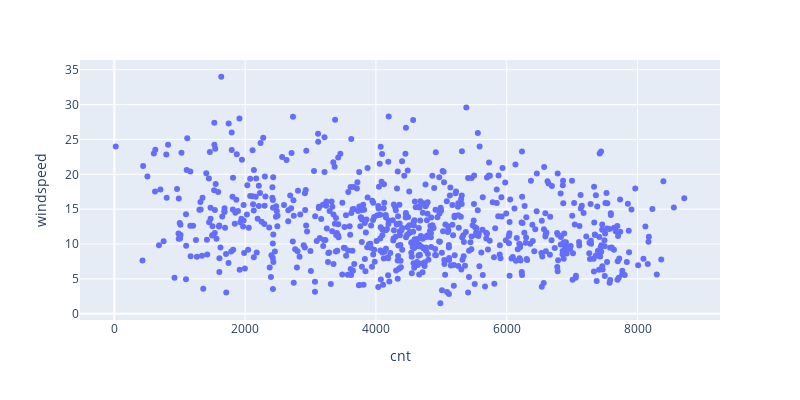

Notebook cell for this chart:
### Code cell
fig = px.scatter(bike, x="cnt", y="windspeed",
                 width=800, height=400)
fig.show()

### Figure 1 — Plotly figure (JSON) as saved in the notebook; plotly's stock layout.template omitted (floating-point values rounded to 4 significant figures; data arrays with more than 128 entries replaced by an {"elided": "..."} marker saying what was removed)
{"data": [{"hovertemplate": "cnt=%{x}<br>windspeed=%{y}<extra></extra>", "legendgroup": "", "marker": {"color": "#636efa", "symbol": "circle"}, "mode": "markers", "name": "", "orientation": "v", "showlegend": false, "type": "scatter", "x": {"elided": "730 int values"}, "xaxis": "x", "y": {"elided": "730 float values"}, "yaxis": "y"}], "layout": {"height": 400, "legend": {"tracegroupgap": 0}, "margin": {"t": 60}, "width": 800, "xaxis": {"anchor": "y", "domain": [0, 1], "title": {"text": "cnt"}}, "yaxis": {"anchor": "x", "domain": [0, 1], "title": {"text": "windspeed"}}}}
